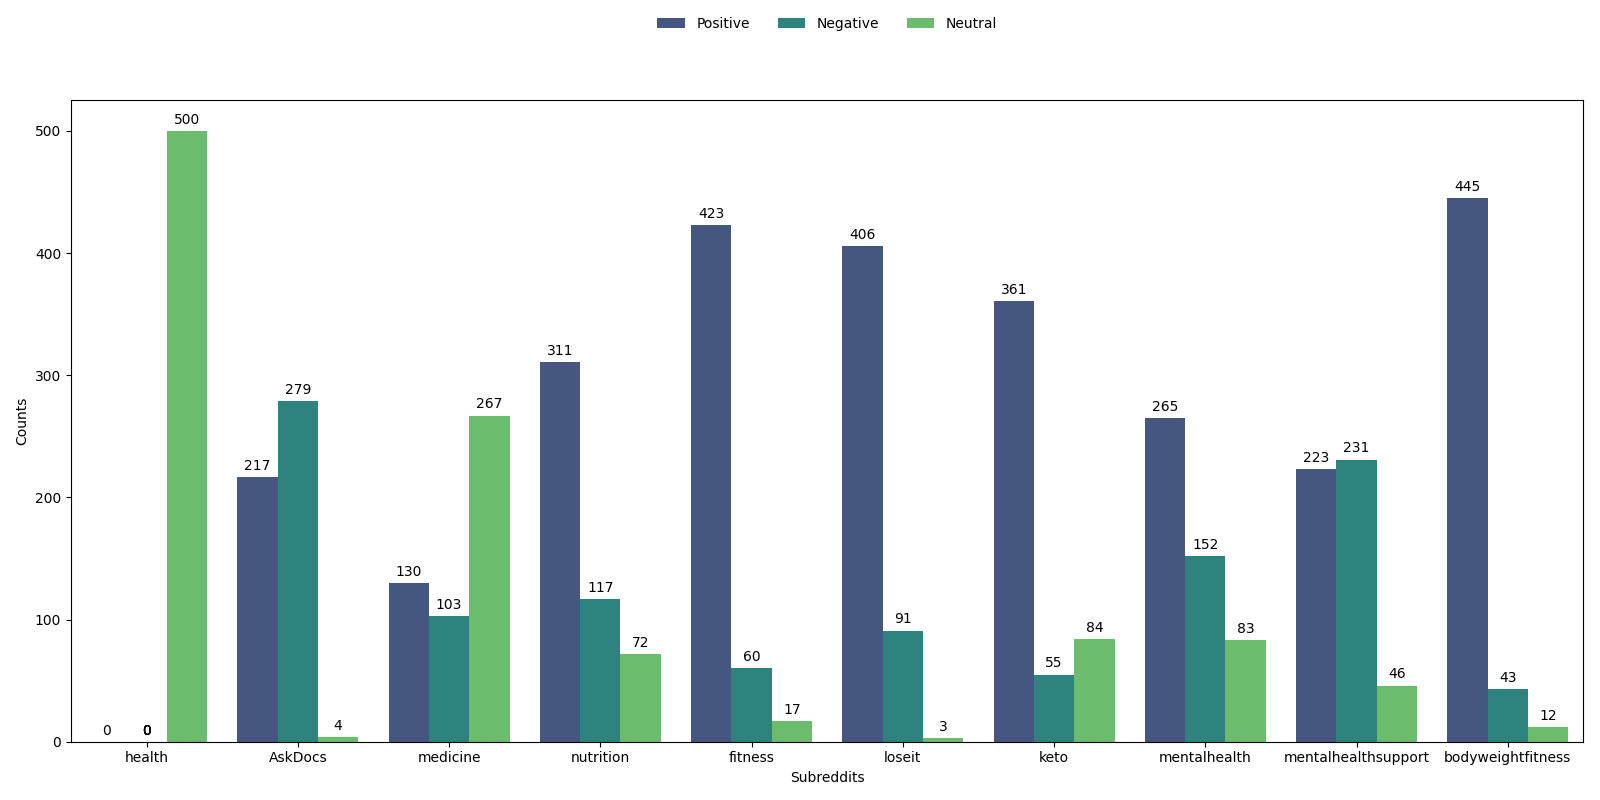

Here is the Python script that generated this plot:
import pandas as pd
import matplotlib.pyplot as plt
import seaborn as sns
import nltk
from nltk.tokenize import word_tokenize
import re

# Download the tokenizer models
nltk.download('punkt')

# List of subreddits to iterate through
subreddits = ['health', 'AskDocs', 'medicine', 'nutrition', 'fitness', 'loseit', 'keto', 'mentalhealth', 'mentalhealthsupport', 'bodyweightfitness']

def removeURLS(text):
    """
    Removes URLs from the given text using regular expressions.
    
    Parameters:
    text (str): The text from which URLs will be removed.
    
    Returns:
    str: The text with URLs removed.
    """
    return re.sub(r'http\S+|www\S+|https\S+', '', text, flags=re.MULTILINE)

def tokenizeText(text):
    """
    Tokenizes the input text into words and removes non-alphabetic tokens.
    
    Parameters:
    text (str): The text to tokenize.
    
    Returns:
    str: The tokenized text joined into a single string.
    """
    tokens = word_tokenize(text)
    filtered_tokens = [token.lower() for token in tokens if token.isalpha()]
    return ' '.join(filtered_tokens)

def sentimentVisualize(subreddit_names):
    """
    Visualizes the distribution of sentiments (positive, negative, neutral) across multiple subreddits.
    
    Parameters:
    subreddit_names (list): A list of subreddit names to visualize.
    
    Returns:
    None
    """
    sentiment_data = []

    for subreddit_name in subreddit_names:
        file_path = f"{subreddit_name}/{subreddit_name}_posts.json"

        try:
            df = pd.read_json(file_path)
            
            # Tokenize and clean text data for sentiment analysis
            df['body_text'] = df['body_text'].apply(lambda x: tokenizeText(removeURLS(x)))
            
            # Get the count of each sentiment category
            sentiment_counts = df['sentiment_class'].value_counts().to_dict()
            
            # Ensure all sentiment categories are represented in the counts
            for sentiment in ['positive', 'negative', 'neutral']:
                if sentiment not in sentiment_counts:
                    sentiment_counts[sentiment] = 0

            sentiment_data.append({
                'subreddit': subreddit_name,
                'Positive': sentiment_counts['positive'],
                'Negative': sentiment_counts['negative'],
                'Neutral': sentiment_counts['neutral']
            })
        except FileNotFoundError:
            print(f"File not found for subreddit: {subreddit_name}")

    sentiment_df = pd.DataFrame(sentiment_data)
    sentiment_df = sentiment_df.melt(id_vars='subreddit', var_name='Sentiment', value_name='Counts')

    plt.figure(figsize=(16, 8))
    barplot = sns.barplot(data=sentiment_df, x='subreddit', y='Counts', hue='Sentiment', palette='viridis')

    # Add annotations on each bar
    for p in barplot.patches:
        barplot.annotate(
            format(int(p.get_height()), ','),
            (p.get_x() + p.get_width() / 2., p.get_height()),
            ha='center', va='center',
            xytext=(0, 8),
            textcoords='offset points'
        )

    plt.xlabel('Subreddits')
    plt.ylabel('Counts')
    plt.legend(loc='upper center', bbox_to_anchor=(0.5, 1.15), ncol=3, frameon=False)
    plt.tight_layout()

    plt.savefig(f"sentiment_counts.png")

if __name__ == "__main__":
    sentimentVisualize(subreddits)
